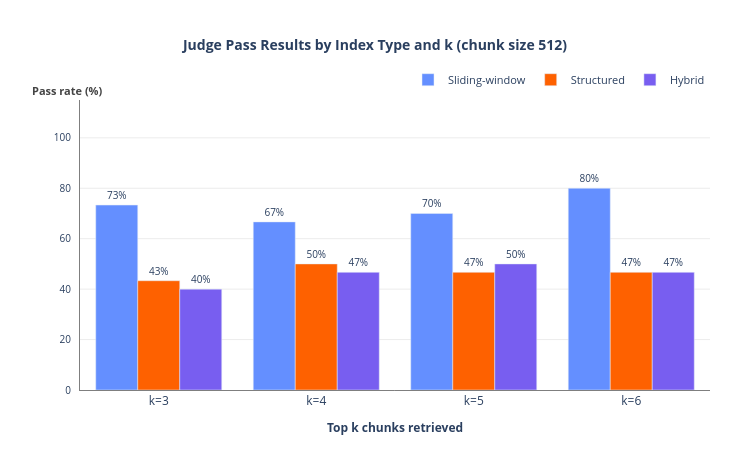

Here is the notebook cell this chart was saved with:
### Markdown cell above
# 512

### Code cell
import plotly.graph_objects as go
from plotly.subplots import make_subplots
from pathlib import Path
import numpy as np
import pandas as pd

RESULTS_DIR = Path("evals/experiments")
PLOTS_DIR   = Path("plots")
PLOTS_DIR.mkdir(exist_ok=True)

K_VALUES = [3, 4, 5, 6]
ALL_METRICS = [
    "answer_correctness",
    "faithfulness",
    "response_relevancy",
    "context_precision",
    "context_recall",
]
NO_ANSWARE_METRICS = ["faithfulness", "context_precision", "context_recall"]

INDEX_LABELS_512 = {
    "sentence":              "Sliding-window",
    "markdown":              "Markdown",
    "markdown_and_sentence": "Hybrid",
}
INDEX_LABELS_1024 = {
    "sentence":              "Sentence (sliding-window) 1024",
    "markdown":              "Markdown",
    "markdown_and_sentence": "Hybrid (Markdown + Sentence) 1024",
}
INDEX_COLORS = {
    "sentence":              "#648FFF",
    "markdown":              "#FE6100",
    "markdown_and_sentence": "#785EF0",
}
INDEX_TYPES = list(INDEX_COLORS.keys())


def build_filename(index_type: str, k: int, chunk_size: int, no_answare: bool = False) -> Path:
    na   = "_no_answare" if no_answare else ""
    base = RESULTS_DIR / ("no_answare" if no_answare else "")
    if index_type == "sentence":
        name = f"from_index_sentence{na}_{chunk_size}_k_{k}_results.csv"
    elif index_type == "markdown":
        name = f"from_index_markdown{na}_k_{k}_results.csv"
    else:
        name = f"from_index_markdown_and_sentence{na}_{chunk_size}_k_{k}_results.csv"
    return base / name


def load_all_results(chunk_size: int, no_answare: bool = False) -> pd.DataFrame:
    frames = []
    for index_type in INDEX_TYPES:
        for k in K_VALUES:
            path = build_filename(index_type, k, chunk_size, no_answare)
            if not path.exists():
                print(f"[WARNING] File not found, skipping: {path}")
                continue
            df = pd.read_csv(path).dropna(subset=["question"])
            df["index_type"] = index_type
            df["k"]          = k
            frames.append(df)
    if not frames:
        raise FileNotFoundError("No CSVs found.")
    return pd.concat(frames, ignore_index=True)


def pass_stats(df: pd.DataFrame) -> pd.DataFrame:
    grp   = df.groupby(["index_type", "k"])
    stats = grp["judge_result"].apply(
        lambda s: (s.str.lower() == "pass").sum()
    ).rename("pass_count").reset_index()
    stats["total"]     = grp["judge_result"].count().values
    stats["pass_rate"] = stats["pass_count"] / stats["total"] * 100
    return stats


def metric_means(df: pd.DataFrame, metrics: list[str], filter_absent: bool = False) -> pd.DataFrame:
    available = [m for m in metrics if m in df.columns]
    if filter_absent:
        df = df[df["answer_source"] != "absent for choice"]
    return df.groupby(["index_type", "k"])[available].mean().reset_index()


def plot_metrics_boxplots(
    df: pd.DataFrame,
    save_path: Path,
    metrics: list[str],
    index_labels: dict,
    suptitle: str,
) -> None:
    available = [m for m in metrics if m in df.columns]
    ncols = 3
    nrows = (len(available) + ncols - 1) // ncols

    fig = make_subplots(
        rows=nrows,
        cols=ncols,
        subplot_titles=[m.replace("_", " ").title() for m in available],
        vertical_spacing=0.18,
        horizontal_spacing=0.08,
    )

    rng = np.random.default_rng(42)

    for ax_idx, metric in enumerate(available):
        row = ax_idx // ncols + 1
        col = ax_idx % ncols + 1

        x_labels = [index_labels[t] for t in INDEX_TYPES]

        for index_type in INDEX_TYPES:
            vals  = df[df["index_type"] == index_type][metric].dropna().values
            color = INDEX_COLORS[index_type]
            label = index_labels[index_type]

            # --- Boxplot trace ---
            fig.add_trace(
                go.Box(
                    y=vals,
                    name=label,
                    x0=label,
                    marker_color=color,
                    fillcolor=color,
                    opacity=0.7,
                    boxmean=False,
                    showlegend=False,           # legend removed
                    legendgroup=label,
                    boxpoints=False,
                    line=dict(color=color, width=1.5),
                ),
                row=row, col=col,
            )

            # --- Jittered scatter overlay ---
            jitter = rng.uniform(-0.25, 0.25, size=len(vals))
            fig.add_trace(
                go.Scatter(
                    x=[label] * len(vals),
                    y=vals,
                    mode="markers",
                    marker=dict(color=color, size=4, opacity=0.3, line=dict(width=0)),
                    showlegend=False,
                    legendgroup=label,
                ),
                row=row, col=col,
            )

        # --- Axis formatting ---
        axis_idx  = "" if (row == 1 and col == 1) else ax_idx + 1
        xaxis_key = f"xaxis{axis_idx if axis_idx != 1 else ''}"
        yaxis_key = f"yaxis{axis_idx if axis_idx != 1 else ''}"

        fig.update_layout(**{
            xaxis_key: dict(
                tickangle=0,
                tickfont=dict(size=11),
                title=dict(text="<b>Chunking Technique</b>", font=dict(size=12)),
                categoryorder="array",
                categoryarray=x_labels,
                showline=False,
                linecolor="rgba(0,0,0,1)",
                linewidth=1,
                mirror=False,
            ),
            yaxis_key: dict(
                range=[0.0, 1.1],
                tickvals=[0, 0.25, 0.5, 0.75, 1.0],
                tickfont=dict(size=10),
                gridcolor="rgba(0,0,0,0.1)",
                gridwidth=1,
                showgrid=True,
                showline=False,
                linecolor="rgba(0,0,0,1)",
                linewidth=1,
                mirror=False,
                ticklabelstandoff=10,
            ),
        })
    # --- "Score" annotation top-left of each subplot ---
    for ax_idx in range(len(available)):
        n = "" if ax_idx == 0 else ax_idx + 1
        fig.add_annotation(
            text="<b>Score</b>",
            xref=f"x{n} domain",
            yref=f"y{n} domain",
            x=-0.06,
            y=1,
            showarrow=False,
            font=dict(size=11, color="#444"),
            xanchor="left",
            yanchor="bottom",
        )

    # --- Hide unused subplots ---
    for ax_idx in range(len(available), nrows * ncols):
        n = ax_idx + 1
        fig.update_layout(**{
            f"xaxis{n}": dict(visible=False),
            f"yaxis{n}": dict(visible=False),
        })

    fig.update_layout(
        title=dict(
            text=suptitle,
            font=dict(size=14, weight="bold"),
            x=0.5,
            xanchor="center",
        ),
        height=420 * nrows,
        width=1200,
        paper_bgcolor="white",
        plot_bgcolor="white",
        showlegend=False,                       # legend removed globally
        margin=dict(t=80, b=60, l=60, r=40),
    )

    # Remove built-in y-axis titles (replaced by annotations)
    for i in range(1, nrows * ncols + 1):
        key = f"yaxis{'' if i == 1 else i}"
        fig.update_layout(**{key: dict(title="")})

    fig.write_image(str(save_path), scale=2)
    fig.show()
    print(f"Saved: {save_path}")


def plot_pass_rate(stats: pd.DataFrame, save_path: Path, title: str, index_labels: dict) -> None:
    fig = go.Figure()

    for idx_type in INDEX_TYPES:
        subset = stats[stats["index_type"] == idx_type].sort_values("k")
        values = subset["pass_rate"].values
        x_labels = [f"k={k}" for k in subset["k"].values]

        fig.add_trace(
            go.Bar(
                x=x_labels,
                y=values,
                name=index_labels[idx_type],
                marker_color=INDEX_COLORS[idx_type],
                text=[f"{v:.0f}%" for v in values],
                textposition="outside",
                textfont=dict(size=10),
            )
        )

    fig.add_annotation(
        text="<b>Pass rate (%)</b>",
        xref="paper", yref="paper",
        x=0.04, y=1.0,
        showarrow=False,
        font=dict(size=11, color="#444"),
        xanchor="right",
        yanchor="bottom",
    )

    fig.update_layout(
        title=dict(
            text=title,
            font=dict(size=14, weight="bold"),
            x=0.5,
            xanchor="center",
        ),
        barmode="group",
        xaxis=dict(
            title=dict(text="<b>Top k chunks retrieved</b>", font=dict(size=12)),
            tickangle=0,
            tickfont=dict(size=12),
            showline=True,
            linecolor="rgba(0,0,0,0.5)",
            linewidth=1,
        ),
        yaxis=dict(
            # title=dict(text="<b>Pass rate (%)</b>", font=dict(size=12)),
            range=[0, 115],          # extra space for the text labels above bars
            tickvals=list(range(0, 101, 20)),
            tickfont=dict(size=10),
            gridcolor="rgba(0,0,0,0.08)",
            gridwidth=1,
            showgrid=True,
            showline=True,
            linecolor="rgba(0,0,0,0.5)",
            linewidth=1,
            ticklabelstandoff=6,
        ),
        legend=dict(
            orientation="h",
            yanchor="bottom",
            y=1.02,
            xanchor="right",
            x=1,
            font=dict(size=11),
        ),
        height=450,
        width=750,
        paper_bgcolor="white",
        plot_bgcolor="white",
        margin=dict(t=100, b=60, l=80, r=40),
    )

    fig.write_image(str(save_path), scale=2)
    fig.show()
    print(f"Saved: {save_path}")


# ── Main ──────────────────────────────────────────────────────────────────────
df    = load_all_results(chunk_size=512)
stats = pass_stats(df)
means = metric_means(df, ALL_METRICS, filter_absent=True)

CHUNK_SIZE = 512
df    = load_all_results(chunk_size=CHUNK_SIZE)
stats = pass_stats(df)
means = metric_means(df, ALL_METRICS, filter_absent=True)

plot_pass_rate(stats, PLOTS_DIR / "1_pass_rate.png",
               f"Judge Pass Results by Index Type and k (chunk size {CHUNK_SIZE})", INDEX_LABELS)


# plot_metrics_boxplots(
#     df,
#     PLOTS_DIR / "3_metrics_boxplots.png",
#     ALL_METRICS,
#     INDEX_LABELS_512,
#     "RAGAS Metrics Distribution by Index Type — chunk size 512",
# )

### Figure 1 — Plotly figure (JSON) as saved in the notebook; plotly's stock layout.template omitted (floating-point values rounded to 4 significant figures)
{"data": [{"marker": {"color": "#648FFF"}, "name": "Sliding-window", "text": ["73%", "67%", "70%", "80%"], "textfont": {"size": 10}, "textposition": "outside", "type": "bar", "x": ["k=3", "k=4", "k=5", "k=6"], "y": [73.33, 66.67, 70.0, 80.0]}, {"marker": {"color": "#FE6100"}, "name": "Structured", "text": ["43%", "50%", "47%", "47%"], "textfont": {"size": 10}, "textposition": "outside", "type": "bar", "x": ["k=3", "k=4", "k=5", "k=6"], "y": [43.33, 50.0, 46.67, 46.67]}, {"marker": {"color": "#785EF0"}, "name": "Hybrid", "text": ["40%", "47%", "50%", "47%"], "textfont": {"size": 10}, "textposition": "outside", "type": "bar", "x": ["k=3", "k=4", "k=5", "k=6"], "y": [40.0, 46.67, 50.0, 46.67]}], "layout": {"annotations": [{"font": {"color": "#444", "size": 11}, "showarrow": false, "text": "<b>Pass rate (%)</b>", "x": 0.04, "xanchor": "right", "xref": "paper", "y": 1, "yanchor": "bottom", "yref": "paper"}], "barmode": "group", "height": 450, "legend": {"font": {"size": 11}, "orientation": "h", "x": 1, "xanchor": "right", "y": 1.02, "yanchor": "bottom"}, "margin": {"b": 60, "l": 80, "r": 40, "t": 100}, "paper_bgcolor": "white", "plot_bgcolor": "white", "title": {"font": {"size": 14, "weight": "bold"}, "text": "Judge Pass Results by Index Type and k (chunk size 512)", "x": 0.5, "xanchor": "center"}, "width": 750, "xaxis": {"linecolor": "rgba(0,0,0,0.5)", "linewidth": 1, "showline": true, "tickangle": 0, "tickfont": {"size": 12}, "title": {"font": {"size": 12}, "text": "<b>Top k chunks retrieved</b>"}}, "yaxis": {"gridcolor": "rgba(0,0,0,0.08)", "gridwidth": 1, "linecolor": "rgba(0,0,0,0.5)", "linewidth": 1, "range": [0, 115], "showgrid": true, "showline": true, "tickfont": {"size": 10}, "ticklabelstandoff": 6, "tickvals": [0, 20, 40, 60, 80, 100]}}}
